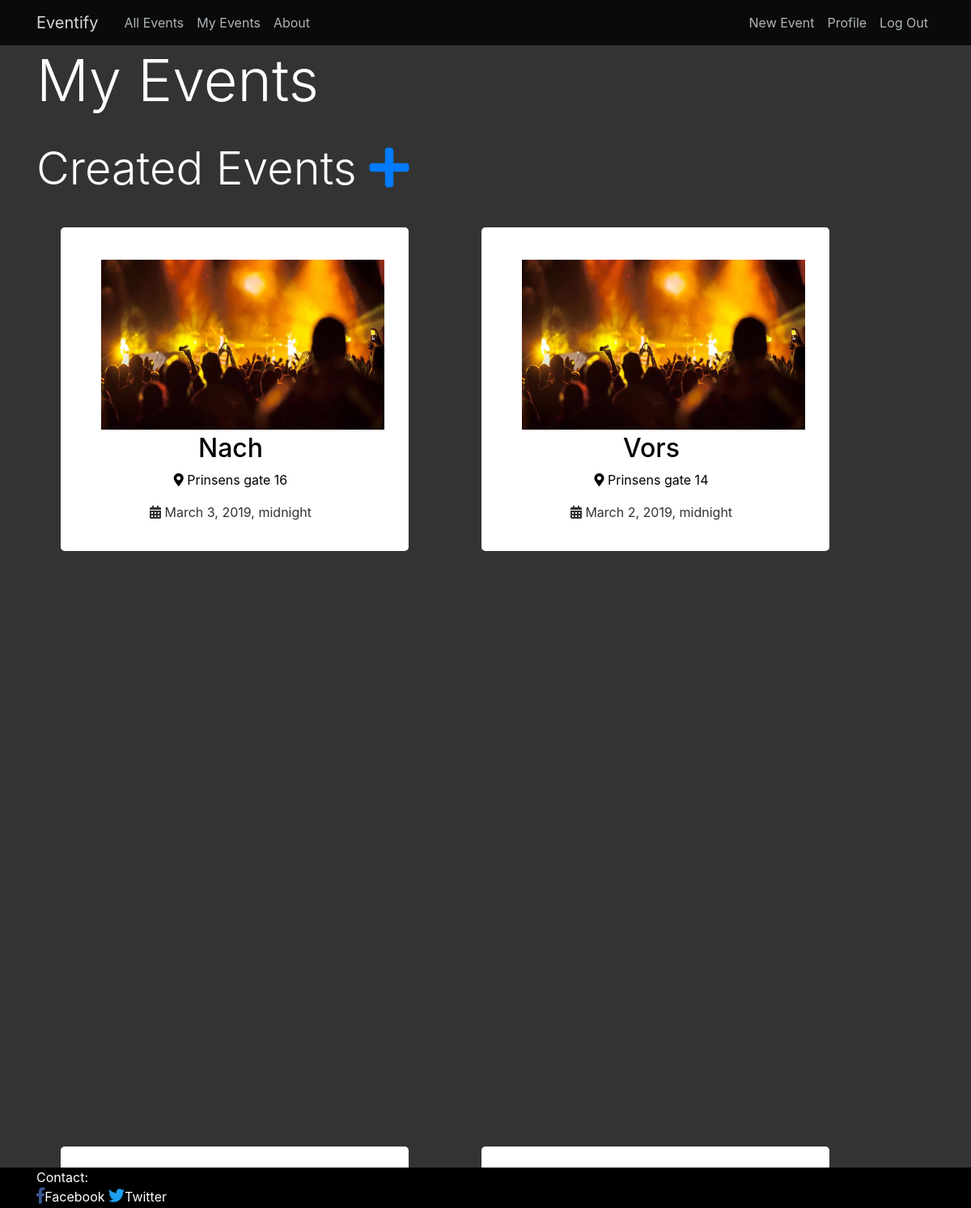
The app's page /my-events/ (signed in), older data.
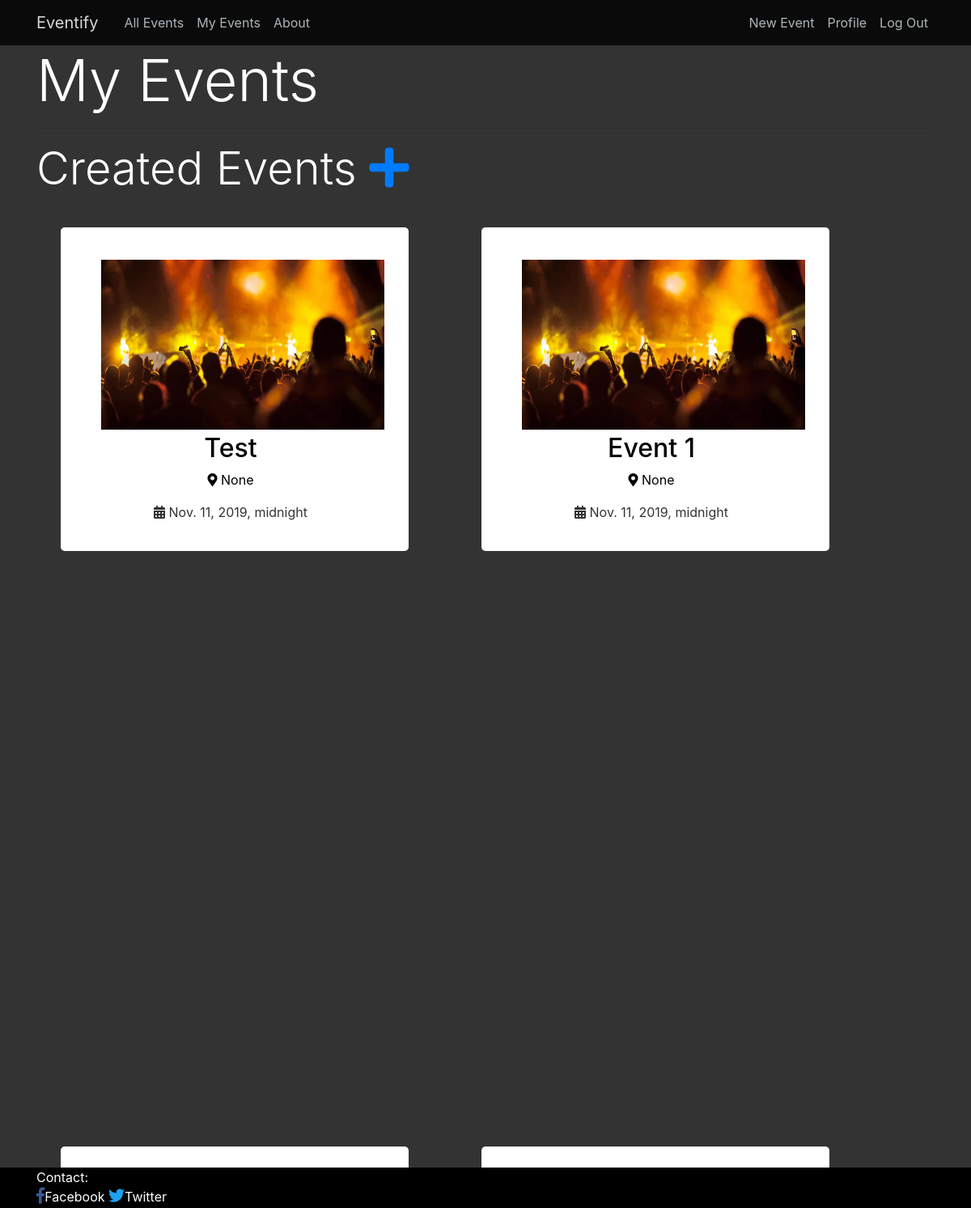
The same page, newer data.
### event/models.py (models this page shows, shortened)
class Post(models.Model):
    title = models.CharField(max_length=100)
    date_posted = models.DateTimeField(default=timezone.now)
    author = models.ForeignKey(User, on_delete=models.CASCADE, null=True)
    attendees = models.ManyToManyField(User, related_name='attendees')
    start_date = models.DateTimeField(null=True, blank=True)
    end_date = models.DateTimeField(null=True, blank=True)
    attendance_limit = models.IntegerField(null=True, default=10000, blank=True)
    location = models.CharField(max_length=100, null=True)
    content = models.TextField()
    image = models.ImageField(default="default_event.jpg", upload_to="event_images", blank=True)
    is_private = models.BooleanField(default=False)
    class Meta:
       ordering = ['-start_date']

### event/views.py (the view)
# urls.py: path('my-events/', event_views.HtmlRender.myEvents, name='my-events'),
    @login_required
    def myEvents(request):
        user = request.user
        try:
            created_events = Post.objects.filter(author=user)
            joined_events = Post.objects.filter(attendees=user)
        except TypeError:
            return redirect('users/templates/users/login.html')
        context = {
            'page': 'myEvents',
            'coverHeading': 'My Events',
            'created_events': created_events,
            'joined_events': joined_events
        }
        return render(request, 'event/my_events.html', context)

### event/templates/event/my_events.html (shortened to what this page needs)
{% extends "event/base.html" %}
{% block content %}
     <main role="main" class="inner cover">
         <h1 class="display-3" style="color:white;">{{ coverHeading }}</h1>
         <hr>
              <div class="created-events">
                  {% if user.is_staff or user.is_superuser %}
                    <h2 class="display-4" style="color:white;">Created Events <a href="{% url 'event-create' %}"><i class="fa fa-plus"></i></a></h2>
                  {% endif %}
                  {% if created_events %}
                        <div class="">
                            <div class="flex-container2">
                            {% for event in created_events %}
                                <div class="event-row">
                                 <article class="media content-section-allevents">
                                     <a href="{% url 'event-detail' event.id %}"><img width="390px" height="250px" src="{{ event.image.url }}" alt="" style="padding:20px"></a>
                                     <br>
                                 </article>
                                    <br>
                                    <h2><a class="article-title" href="{% url 'event-detail' event.id %}">{{ event.title }}</a></h2>
                                    <p class="article-content" style="color:black;"> <i class="fas fa-map-marker-alt"> </i> {{ event.location }}</p>
                                    <p> <i class="fas fa-calendar-alt"> </i> {{ event.start_date }}</p>
                                </div>
                            {% endfor %}
                                </div>
                        </div>
                  {% elif user.is_authenticated %}
                        <p class="text center">
                        </p>
                  {% else %}
                  <p class="text center"> No events created.
                  </p>
                  {% endif %}
         </div>
     </main>
{% endblock %}

### event/templates/event/base.html (shortened to what this page needs)
{% load static %}
<html lang="en">
<head>
    <link rel="stylesheet" href="https://use.fontawesome.com/releases/v5.7.2/css/all.css">
    <link rel="stylesheet" href="https://maxcdn.bootstrapcdn.com/bootstrap/4.0.0/css/bootstrap.min.css">
    <link rel="stylesheet" type="text/css" href="{% static 'event/main.css' %}">
</head>
<body>
<header class="site-header">
    <nav class="navbar navbar-expand-md navbar-dark bg-steel fixed-top">
        <div class="container">
            <a class="navbar-brand mr-4" href="{% url 'event-home' %}">Eventify</a>
            <div class="collapse navbar-collapse" id="navbarToggle">
                <div class="navbar-nav mr-auto">
                    <a class="nav-item nav-link" href="{% url 'events-all' %}">All Events</a>
                    {% if user.is_authenticated%}
                        <a class="nav-item nav-link" href="{% url 'my-events' %}">My Events</a>
                    {% endif %}
                    <a class="nav-item nav-link" href="{% url 'eventify-about' %}">About</a>
                </div>
                <div class="navbar-nav">
                    {% if user.is_staff or user.is_admin %}
                        <a class="nav-item nav-link" href="{% url 'event-create' %}">New Event</a>
                        <a class="nav-item nav-link" href="{% url 'profile' %}">Profile</a>
                        <a class="nav-item nav-link" href="{% url 'logout' %}">Log Out</a>
                    {% elif user.is_authenticated %}
                        <a class="nav-item nav-link" href="{% url 'profile' %}">Profile</a>
                        <a class="nav-item nav-link" href="{% url 'logout' %}">Log Out</a>
                    {% else %}
                        <a class="nav-item nav-link" href="{% url 'login' %}">Login</a>
                        <a class="nav-item nav-link" href="{% url 'register' %}">Register</a>
                    {% endif %}
                </div>
            </div>
        </div>
    </nav>
</header>
<div class="main-container">
<main role="main" class="container">
    <div class="row">
        <div class="col-md-12">
            {% block content %}
            {% endblock %}
        </div>
    </div>
</main>
  <footer class="footer">
      <div class="container" style="color:white;">
          Contact:
          <br>
          <i class="fab fa-facebook-f" style="font-size: 20px; color:#3b5998;">  </i>Facebook
          <i class="fab fa-twitter" style="font-size: 20px; color:#1DA1F2;">  </i>Twitter
      </div>
    </footer>
    </div>
</body>
</html>

### event/static/event/main.css (style rules this page uses)
body { background: #fafafa; color: #333333; background-color: #333333; margin-top: 3.5rem; margin-outside: 0px; }
h1, h2, h3, h4, h5, h6 { color: #444444; }
.bg-steel { background-color: black; opacity: .8; }
.site-header .navbar-nav .nav-link { color: #cbd5db; }
.content-section-allevents { padding: 10px 20px; border-radius: 5px; margin-bottom: 20px; margin-top:10px; color: blue; width: 400px; height: 200px; }
.flex-container2 { display: flex; flex-flow: wrap; justify-content: space-between; padding-right: 100px; width: 100%; height: 170%; margin-bottom: 20%; }
.event-row { background: white; height: 400px; padding: 10px; padding-top: 0px; padding-right: 20px; margin: 30px; text-align: center; border-radius: 5px; }
.footer { background-color: black; width: 100%; height: 50px; position: absolute; bottom: 0; }
.main-container { min-height: 100vh; overflow: hidden; display: block; position: relative; padding-bottom: 100px; margin-bottom: 0px; }
.article-title { color: black; }
.article-content { white-space: pre-line; color: black; }

Row changes from the older to the newer data that the page shows:
removed Post: image (placeholder picture), title "Nach", location "Prinsens gate 16", start_date "March 3, 2019, midnight"
removed Post: image (placeholder picture), title "Vors", location "Prinsens gate 14", start_date "March 2, 2019, midnight"
added Post: image (placeholder picture), title "Test", location "None", start_date "Nov. 11, 2019, midnight"
added Post: image (placeholder picture), title "Event 1", location "None", start_date "Nov. 11, 2019, midnight"
